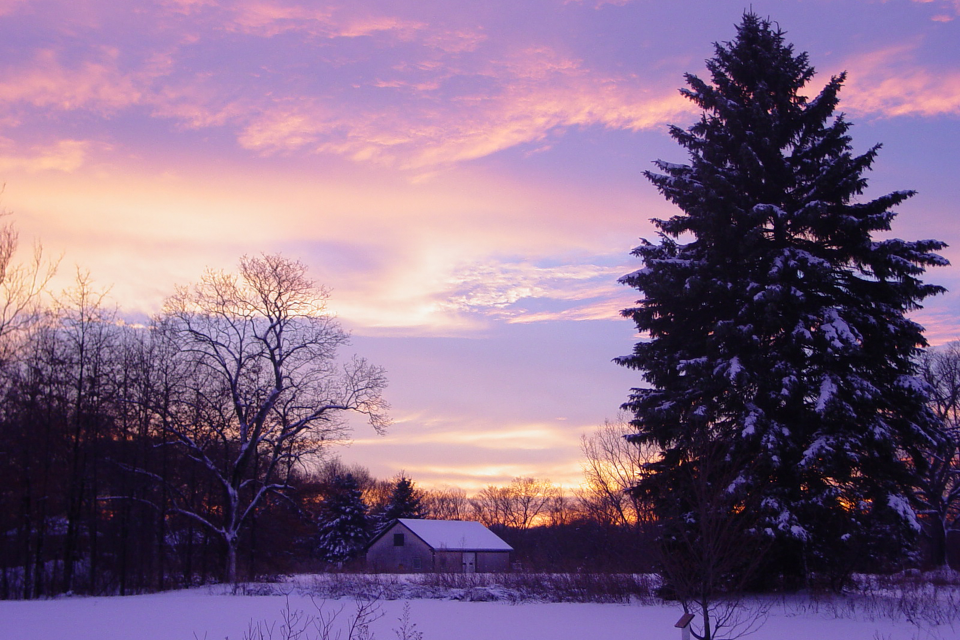
#> input picture assignment2/HW4-2-3_snowfall/winter.jpg, 1920 x 1280 px, found by its file name (shown at 1/2 size)
$ python test.py
#> lines starting #> are read from the running program, lines starting #| are printed output that depends on the picture

# Python program to explain cv2.blur() method

# importing cv2
import cv2

# path


# Reading an image in default mode
image = cv2.imread("assignment2\HW4-2-3_snowfall\winter.jpg")
#> image is the input picture: shape (1280, 1920, 3); mean B, G, R 134.4, 105.5, 131.6
image = cv2.resize (image ,(600,400))
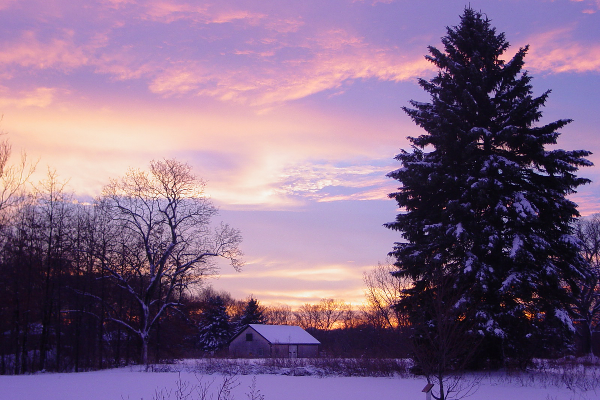
#> image: shape (400, 600, 3); mean B, G, R 134.3, 105.4, 131.5
image= cv2.cvtColor(image, cv2.COLOR_BGR2GRAY)
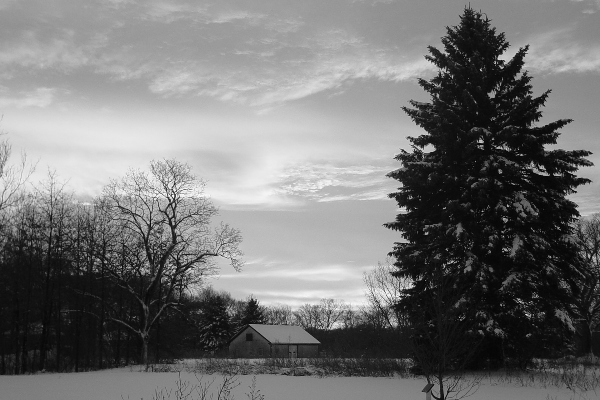
#> image: shape (400, 600); min 2, max 254, mean 116.5

# Window name in which image is displayed
window_name = 'Image'

# ksize
ksize = (100, 100)

# Using cv2.blur() method
image = cv2.blur(image, ksize)
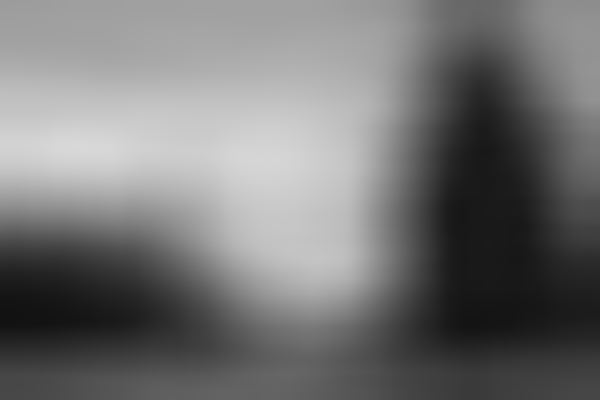
#> image: shape (400, 600); min 18, max 216, mean 116.5

# Displaying the image
cv2.imshow(window_name, image)

cv2.waitKey ()
